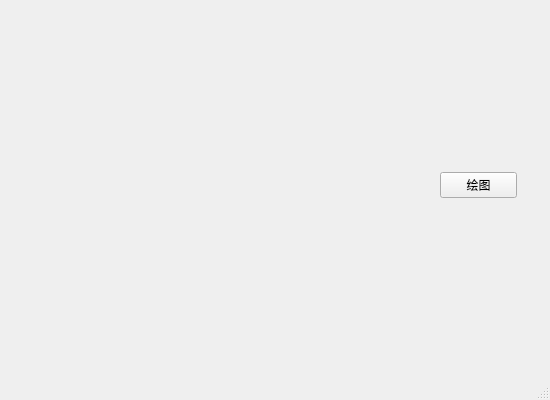
<?xml version="1.0" encoding="UTF-8"?>
<ui version="4.0">
 <class>PlotWindow</class>
 <widget class="QMainWindow" name="PlotWindow">
  <property name="geometry">
   <rect>
    <x>0</x>
    <y>0</y>
    <width>550</width>
    <height>400</height>
   </rect>
  </property>
  <property name="windowTitle">
   <string>MainWindow</string>
  </property>
  <widget class="QWidget" name="centralwidget">
   <widget class="QCustomPlot" name="customPlot" native="true">
    <property name="geometry">
     <rect>
      <x>20</x>
      <y>20</y>
      <width>400</width>
      <height>300</height>
     </rect>
    </property>
   </widget>
   <widget class="QWidget" name="verticalLayoutWidget">
    <property name="geometry">
     <rect>
      <x>440</x>
      <y>120</y>
      <width>77</width>
      <height>131</height>
     </rect>
    </property>
    <layout class="QVBoxLayout" name="verticalLayout">
     <item>
      <widget class="QPushButton" name="pushButton">
       <property name="text">
        <string>绘图</string>
       </property>
      </widget>
     </item>
    </layout>
   </widget>
  </widget>
  <widget class="QMenuBar" name="menubar">
   <property name="geometry">
    <rect>
     <x>0</x>
     <y>0</y>
     <width>550</width>
     <height>23</height>
    </rect>
   </property>
  </widget>
  <widget class="QStatusBar" name="statusbar"/>
 </widget>
 <customwidgets>
  <customwidget>
   <class>QCustomPlot</class>
   <extends>QWidget</extends>
   <header>qcustomplot.h</header>
   <container>1</container>
  </customwidget>
 </customwidgets>
 <resources/>
 <connections/>
</ui>
